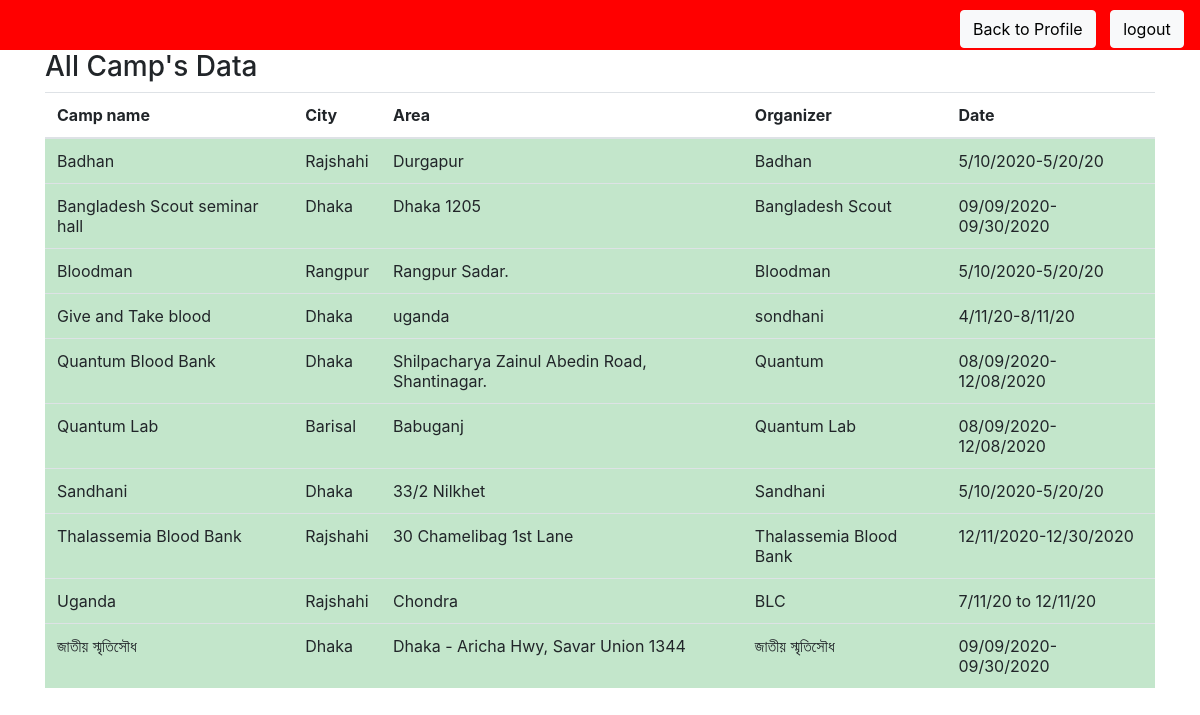
The page /html/showcamp.php (signed in) on the database its author committed.
### tables this page shows
CREATE TABLE `camp` (
  `cname` varchar(50) NOT NULL,
  `ccity` varchar(50) NOT NULL,
  `carea` varchar(50) NOT NULL,
  `org` varchar(50) NOT NULL,
  `date` varchar(50) NOT NULL
);

### html/showcamp.php (the view, shortened to what this page needs)
<?php
    include ("session.php");
     $sql = "select * from camp";
   $result = mysqli_query($conn,$sql);
?>
<html lang="en">
<head>
 <link rel="stylesheet" href="https://stackpath.bootstrapcdn.com/bootstrap/4.1.3/css/bootstrap.min.css">
</head>
<body>
    <div style="height: 50px;width:100% ; background-color:red;">
        <button type="button" style="margin-left: 80%; margin-top: 10px;" class="btn btn-light"><a href="profile.php" style="text-decoration: none; color:black;">Back to Profile</a></button>
        <button type="button" style="margin-left: 10px; margin-top: 10px;"class="btn btn-light"><a href="../index.php" style="text-decoration: none; color:black;">logout</a></button>
    </div>
    <div class="container">
        <h3>All Camp's Data</h3>
  <table class="table">
    <thead>
      <tr>
        <th>Camp name</th>
        <th>City </th>
        <th>Area</th>
        <th>Organizer</th>
        <th>Date</th>
      </tr>
    </thead>
    <tbody>
        <?php
   while($row = mysqli_fetch_array($result))
   {
    ?>
        <tr class="table-success">
          <form method="post" action="showcamp.php">
        <td><?php echo $row['cname']; ?></td>
        <td><?php echo $row['ccity']; ?> </td>
        <td><?php echo $row['carea']; ?></td>
        <td><?php echo $row['org']; ?></td>
        <td><?php echo $row['date']; ?></td>
        </form>
      </tr>
 <?php
}
?>
      </tbody>
  </table>
</div>
</body>
</html>

### rows shown on the page
camp: cname "Badhan", ccity "Rajshahi", carea "Durgapur", org "Badhan", date "5/10/2020-5/20/20"
camp: cname "Bangladesh Scout seminar hall", ccity "Dhaka", carea "Dhaka 1205", org "Bangladesh Scout", date "09/09/2020-09/30/2020"
camp: cname "Bloodman", ccity "Rangpur", carea "Rangpur Sadar.", org "Bloodman", date "5/10/2020-5/20/20"
camp: cname "Give and Take blood", ccity "Dhaka", carea "uganda", org "sondhani", date "4/11/20-8/11/20"
camp: cname "Quantum Blood Bank", ccity "Dhaka", carea "Shilpacharya Zainul Abedin Road, Shantinagar.", org "Quantum", date "08/09/2020-12/08/2020"
camp: cname "Quantum Lab", ccity "Barisal", carea "Babuganj", org "Quantum Lab", date "08/09/2020-12/08/2020"
camp: cname "Sandhani", ccity "Dhaka", carea "33/2 Nilkhet", org "Sandhani", date "5/10/2020-5/20/20"
camp: cname "Thalassemia Blood Bank", ccity "Rajshahi", carea "30 Chamelibag 1st Lane", org "Thalassemia Blood Bank", date "12/11/2020-12/30/2020"
camp: cname "Uganda", ccity "Rajshahi", carea "Chondra", org "BLC", date "7/11/20 to 12/11/20"
camp: cname "জাতীয় স্মৃতিসৌধ", ccity "Dhaka", carea "Dhaka - Aricha Hwy, Savar Union 1344", org "জাতীয় স্মৃতিসৌধ", date "09/09/2020-09/30/2020"
